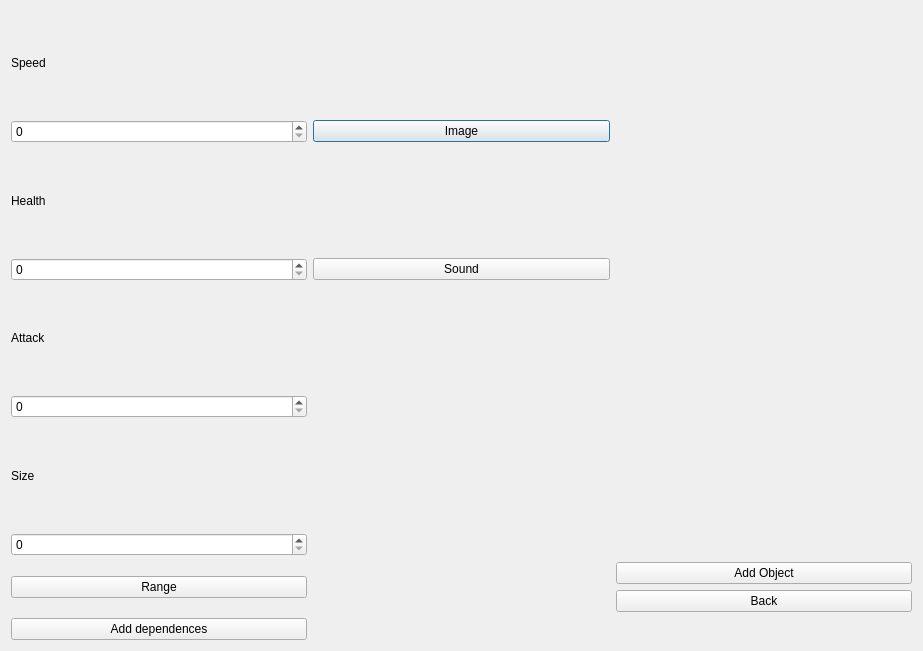
<?xml version="1.0" encoding="UTF-8"?>
<ui version="4.0">
 <class>unitEditor</class>
 <widget class="QDialog" name="unitEditor">
  <property name="geometry">
   <rect>
    <x>0</x>
    <y>0</y>
    <width>923</width>
    <height>651</height>
   </rect>
  </property>
  <property name="windowTitle">
   <string>Dialog</string>
  </property>
  <layout class="QGridLayout" name="gridLayout">
   <item row="0" column="0">
    <widget class="QLabel" name="speedLabel">
     <property name="text">
      <string>Speed</string>
     </property>
    </widget>
   </item>
   <item row="0" column="2" rowspan="6">
    <widget class="QLabel" name="imageLabel">
     <property name="text">
      <string/>
     </property>
    </widget>
   </item>
   <item row="1" column="0">
    <widget class="QSpinBox" name="speedSpinBox"/>
   </item>
   <item row="1" column="1">
    <widget class="QPushButton" name="imageButton">
     <property name="text">
      <string>Image</string>
     </property>
    </widget>
   </item>
   <item row="2" column="0">
    <widget class="QLabel" name="healthLabel">
     <property name="text">
      <string>Health</string>
     </property>
    </widget>
   </item>
   <item row="3" column="0">
    <widget class="QSpinBox" name="healthSpinBox"/>
   </item>
   <item row="3" column="1">
    <widget class="QPushButton" name="soundButton_7">
     <property name="text">
      <string>Sound</string>
     </property>
    </widget>
   </item>
   <item row="4" column="0">
    <widget class="QLabel" name="attackLabel">
     <property name="text">
      <string>Attack</string>
     </property>
    </widget>
   </item>
   <item row="5" column="0">
    <widget class="QSpinBox" name="attackSpinBox"/>
   </item>
   <item row="6" column="0">
    <widget class="QLabel" name="sizeLabel">
     <property name="text">
      <string>Size</string>
     </property>
    </widget>
   </item>
   <item row="7" column="0">
    <widget class="QSpinBox" name="sizeSpinBox"/>
   </item>
   <item row="8" column="0" rowspan="2">
    <widget class="QPushButton" name="rangeButton">
     <property name="text">
      <string>Range</string>
     </property>
    </widget>
   </item>
   <item row="8" column="2">
    <widget class="QPushButton" name="addObjButton">
     <property name="text">
      <string>Add Object</string>
     </property>
    </widget>
   </item>
   <item row="9" column="2">
    <widget class="QPushButton" name="backButton">
     <property name="text">
      <string>Back</string>
     </property>
    </widget>
   </item>
   <item row="10" column="0">
    <widget class="QPushButton" name="dependencesButton">
     <property name="text">
      <string>Add dependences</string>
     </property>
    </widget>
   </item>
  </layout>
 </widget>
 <resources/>
 <connections/>
</ui>
